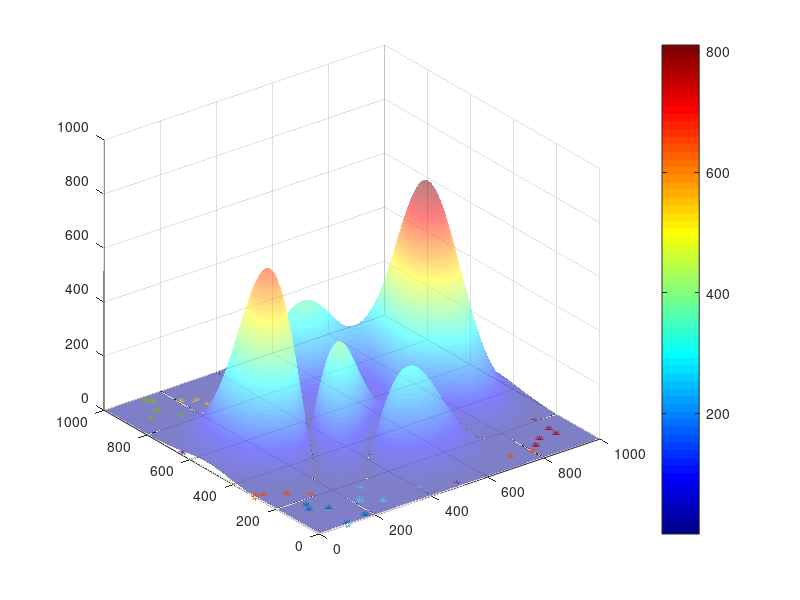

Here is the MATLAB script that generated this plot: (Note: this script raises an error after producing the figure.)
clc
clear
close all

n = 1000;
X = linspace(1,n,n);
Y = X;
Box_lowerbound = [1 1];
Box_upperbound = [n n];
Z = abs((peaks(n)*100));
% Z(Z<400) = 0;

%%%%%%%%%%%%%%%%%%%%%%%%%%%%%%%%%%%%%%%%%%%%%%%%%%%%%%%%%%%%%%%%%%%%%%%%%%%
        %% Boundary Slice (Sub-boundary)
        %%%%
        slice = 5;
        %%%%

        Seed_bag_infor.Sub_Boundary = [];
        X_sub = linspace(X(1),X(end),slice+1);
        Y_sub = linspace(Y(1),Y(end),slice+1);
        Totle_slice =  slice^2;
        Sub_Boundary = zeros(Totle_slice,4);
        i = 1;
        for n = 1:size(X_sub,2)-1
            for nn = 1:size(Y_sub,2)-1
                Sub_Boundary(i,:) = round([X_sub(n), X_sub(n+1), Y_sub(nn), Y_sub(nn+1)]);
                i = i+1;
            end
        end
        Seed_bag_infor.Sub_Boundary = Sub_Boundary;

        %% Sub-boundary seeds spread
        %%%%
        seeds_per_bag = 5;
        %%%%
        Seed_bag_infor.Seed_bag = {};
        Dimension = 2;
        Seeds = zeros(seeds_per_bag,Dimension);
        for n = 1:size(Sub_Boundary,1)
            i = 1;
            for nn = [1,Dimension+1]
                Seed = randi([Sub_Boundary(n,nn), Sub_Boundary(n,nn+1)], seeds_per_bag, 1);
                Seeds(:,i) = Seed;
                i = i+1;
            end
            Seed_bag_infor.Seed_bag{n,1} = Seeds;
        end

        %% Scan & Rank Zoon
        Seed_bag_infor.Zoon_Score_Avg = [];

        for n = 1:size(Seed_bag_infor.Seed_bag,1)
            Zoon_Score = zeros(1,seeds_per_bag);
            for nn = 1:seeds_per_bag
                Seed_bag_infor.Seed_bag
                Zoon_Score(nn) = Z(Seed_bag_infor.Seed_bag{n}(nn,1),Seed_bag_infor.Seed_bag{n}(nn,2));
            end
            Seed_bag_infor.Zoon_Score_Avg = [Seed_bag_infor.Zoon_Score_Avg; mean(Zoon_Score)];
        end

        Score_sort = sort(Seed_bag_infor.Zoon_Score_Avg,'descend');

        Seed_bag_infor.Rank = [];
        iii = 1;
        for n = 1:size(Score_sort,1)
            index = find(Seed_bag_infor.Zoon_Score_Avg == Score_sort(n));
            if length(index)>1
                Seed_bag_infor.Rank(n:n+length(index)-1,1) = index;
                break
            end
            Seed_bag_infor.Rank(n,1) = index;
        end
        
        
        %%
        A = figure;
        surf(X,Y,Z','FaceAlpha',0.5);
        hold on
        for a = 2:slice
            line([X_sub(a),X_sub(a)],[Y(1),Y(end)],'Color','k','LineStyle','--')
            hold on
            line([X(1),X(end)],[Y_sub(a),Y_sub(a)],'Color','k','LineStyle','--')
            hold on
        end
        for b = 1:size(Seed_bag_infor.Seed_bag,1)
            plot(Seed_bag_infor.Seed_bag{b,1}(:,1),Seed_bag_infor.Seed_bag{b,1}(:,2),'*')
        end
        hold off
        shading interp
        colormap(jet)
        colorbar
        saveas(A,'A.png')

       %% Respread the seeds
        %%%%
        seed_num_max = 5;
        %%%%
        
        Seed_bag_infor.Seed_bag_2 = {};
        for k = 1:size(Score_sort,1)
            if seed_num_max-3*(k-1) == 0
                seed_num = 1;
            else
                seed_num = seed_num_max-2*(k-1);
            end
            i = 1;
            Seeds = zeros(seed_num,2);
            for nn = [1,Dimension+1]
                Seed = randi([Seed_bag_infor.Sub_Boundary(Seed_bag_infor.Rank(k),nn), Seed_bag_infor.Sub_Boundary(Seed_bag_infor.Rank(k),nn+1)], seed_num, 1);
                Seeds(:,i) = Seed;
                i = i+1;
            end
            Seed_bag_infor.Seed_bag_2{k,1} = Seeds;
        end
        %%
D = figure;
contourf(X,Y,Z',20);
hold on
for a = 2:slice
    line([X_sub(a),X_sub(a)],[Y(1),Y(end)],'Color','k','LineStyle','--')
    hold on
    line([X(1),X(end)],[Y_sub(a),Y_sub(a)],'Color','k','LineStyle','--')
    hold on
end
shading interp
colormap(jet)
colorbar
hold on
for a = 1:size(Seed_bag_infor.Seed_bag_2,1)
    plot(Seed_bag_infor.Seed_bag_2{a,1}(:,1),Seed_bag_infor.Seed_bag_2{a,1}(:,2),'o','color',[1.00,0.41,0.16],'MarkerFaceColor','w','MarkerSize',2.5)
    hold on
end
saveas(D,'D.png')

%%%%%%%%%%%%%%%%%%%%%%%%%%%%%%%%%%%%%%%%%%%%%%%%%%%%%%%%%%%%%%%%%%%%%%%%%%%
%%
B = figure;
contourf(X,Y,Z',20);
hold on
for a = 2:slice
    line([X_sub(a),X_sub(a)],[Y(1),Y(end)],'Color','k','LineStyle','--')
    hold on
    line([X(1),X(end)],[Y_sub(a),Y_sub(a)],'Color','k','LineStyle','--')
    hold on
end
shading interp
colormap(jet)
colorbar
hold on

%%

All_seed.map = [];
All_seed.move = [];
All_seed.unmove = [];
All_seed.score = [];
for k = 1:size(Score_sort,1)
    %%%%
    % seed_num = 10;
%     seed=[700,1];
    % seed = ceil(rand(2,seed_num)*1000)';
    seed = Seed_bag_infor.Seed_bag_2{k};
    %%%%
    if isempty(seed)==1
        break
    end
    
    
    for j = 1:size(seed)
        step_num = 1;
        step_size = 10;
        seednow = seed(j,:);
        All_seed.map = [All_seed.map; seednow];
        All_seed.score = [All_seed.score; Z(seednow(1),seednow(2))];

    while step_num<100
    %     plot3(seednow(1),seednow(2),Z(seednow(1),seednow(2)'),'o','color',[1.00,0.41,0.16],'MarkerFaceColor','R','MarkerSize',2.5)
        plot(seednow(1),seednow(2),'o','color',[1.00,0.41,0.16],'MarkerFaceColor','w','MarkerSize',2.5)
        hold on

        score = Z(seednow(1),seednow(2));

        parameter_near = [seednow-step_size;seednow;seednow+step_size];
        score_near = zeros(size(parameter_near));
        for i = [1,3]
            for ii = 1:size(parameter_near,2)
                seed_near = seednow;
                seed_near(ii) = parameter_near(i,ii);
    %%%%%%%%%%%%%%%%%%%%%%%%%%%%%%%%%%%%%%%%%%
                for n = 1:length(Box_lowerbound)
                    if seed_near(n)<Box_lowerbound(n) || seed_near(n)>Box_upperbound(n)
                        if (seed_near(n)-Box_lowerbound(n))<0
                            seed_near(n) = Box_lowerbound(n);
                        else
                            seed_near(n) = Box_upperbound(n);
                        end
                    end 
                end
    %%%%%%%%%%%%%%%%%%%%%%%%%%%%%%%%%%%%%%%%%%
                score_near(i,ii) = Z(seed_near(1),seed_near(2));
            end
        end
        score_near(2,:) = score.*ones(1,size(seednow,2));
        score_NowGradient = diff(score_near);
        score_next_direction = mean(score_NowGradient);

        if size(All_seed.map,1)>3
            if seednow == All_seed.map(size(All_seed.map,1)-2,:)
                step_size = step_size-1;
                if step_size>=1
                    continue
                else
                    break
                end
            end
        end  

        if norm(score_next_direction) == 0
            step_size = step_size-1;
            if step_size>=1
                continue
            else
                if step_num == 1
                 All_seed.unmove = [All_seed.unmove;seednow];
                end
                break
            end
        end

        seed_unit_direction = score_next_direction/norm(score_next_direction);
        seed_next = round(seednow + step_size*seed_unit_direction,3);
        for n = 1:length(Box_lowerbound)
            if seed_next(n)<Box_lowerbound(n) || seed_next(n)>Box_upperbound(n)
                if (seed_next(n)-Box_lowerbound(n))<0
                    seed_next(n) = Box_lowerbound(n);
                else
                    seed_next(n) = Box_upperbound(n);
                end
            end
        end

        if seed_next == seednow
           break
        end
        seednow = round(seed_next);

    %     if size(All_seed.map,1)>3
    %         if seednow == All_seed.map(size(All_seed.map,1)-1,:)
    %             break
    %         end
    %     end  

        All_seed.map = [All_seed.map;seednow];
        All_seed.score = [All_seed.score; Z(seednow(1),seednow(2))];
        pause(0.01)
        saveas(B,['',num2str(k),'-',num2str(j),'-',num2str(step_num),'.png'])


        step_num = step_num+1;

    end
        % saveas(B,['',num2str(j),'.png'])
        pause(1)
    end
end
hold off

seed_num = zeros(k-1,1);
for i = 1:k-1
    seed_num(i,1) = size(Seed_bag_infor.Seed_bag_2{i,1},1);
end
Total_seed = sum(seed_num);

%%
C = figure;
contourf(X,Y,Z',20);
hold on
for a = 2:slice
    line([X_sub(a),X_sub(a)],[Y(1),Y(end)],'Color','w','LineStyle','--')
    hold on
    line([X(1),X(end)],[Y_sub(a),Y_sub(a)],'Color','w','LineStyle','--')
    hold on
end
hold off
shading interp
colormap(jet)
hold on
plot(All_seed.map(:,1),All_seed.map(:,2),'*','color',[1.00,0.41,0.16],'MarkerFaceColor','w','MarkerSize',2.5)
hold on
plot(All_seed.unmove(:,1),All_seed.unmove(:,2),'o','color',[0.00,1.00,1.00],'MarkerFaceColor',[0 0.4470 0.7410],'MarkerSize',4)
title(['Total Seed = ',num2str(Total_seed),'  Unmove = ',num2str(length(All_seed.unmove(:,1))),''])
saveas(C,'C.png')
